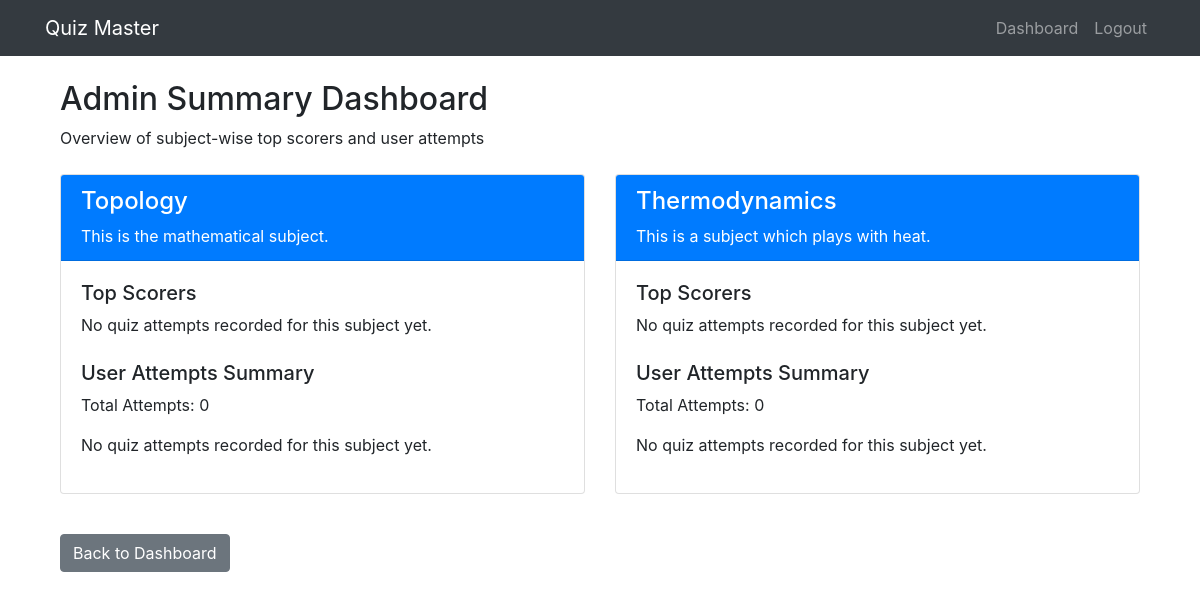
The page /admin/summary (signed in) on the database as committed earlier.
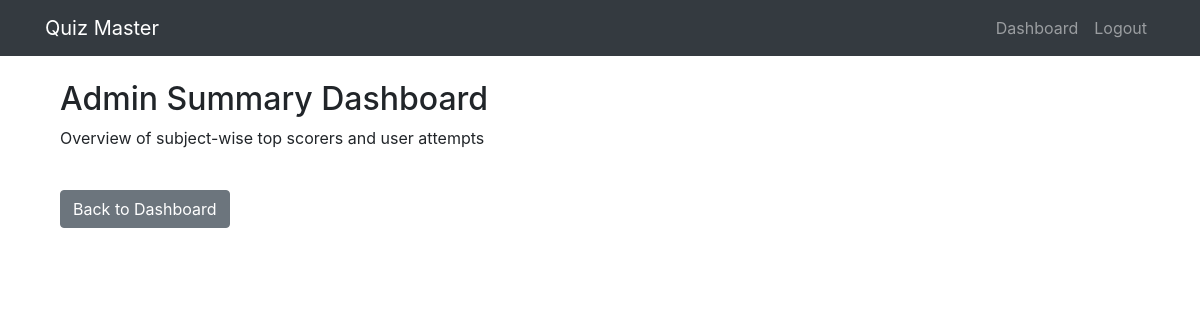
The same page on the database as committed later.
### models/db_setup.py (models this page shows)
class Subject(db.Model):
    id = db.Column(db.Integer, primary_key=True)
    name = db.Column(db.String(100), nullable=False)
    description = db.Column(db.Text)
    chapters = db.relationship('Chapter', backref='subject', lazy=True, cascade="all, delete-orphan")

### controllers/admin.py (the view, shortened to what this page needs)
def admin_summary():
    if not session.get('is_admin'):
        return redirect(url_for('login'))
    subjects = Subject.query.all()
    summary_data = []
    for subject in subjects:
        subject_data = {
            'subject': subject,
            'top_scorers': [],
            'total_attempts': 0,
            'user_attempts': {}
        }
        quiz_ids = []
        for chapter in subject.chapters:
            for quiz in chapter.quizzes:
                quiz_ids.append(quiz.id)
        if not quiz_ids:
            summary_data.append(subject_data)
            continue
    return render_template('admin/summary.html', summary_data=summary_data)

### templates/admin/summary.html (shortened to what this page needs)
{% extends 'base.html' %}
{% block content %}
<div class="container mt-4">
    <h2>Admin Summary Dashboard</h2>
    <p>Overview of subject-wise top scorers and user attempts</p>
    <div class="row mt-4">
        {% for data in summary_data %}
        <div class="col-md-6 mb-4">
            <div class="card">
                <div class="card-header bg-primary text-white">
                    <h4>{{ data.subject.name }}</h4>
                    <p class="mb-0">{{ data.subject.description }}</p>
                </div>
                <div class="card-body">
                    <h5>Top Scorers</h5>
                    {% if data.top_scorers %}
                    <table class="table table-striped">
                        <thead>
                            <tr>
                                <th>Name</th>
                                <th>Username</th>
                                <th>Total Score</th>
                                <th>Attempts</th>
                            </tr>
                        </thead>
                        <tbody>
                            {% for scorer in data.top_scorers %}
                            <tr>
                                <td>{{ scorer.full_name }}</td>
                                <td>{{ scorer.username }}</td>
                                <td>{{ scorer.total_score }}</td>
                                <td>{{ scorer.attempts }}</td>
                            </tr>
                            {% endfor %}
                        </tbody>
                    </table>
                    {% else %}
                    <p>No quiz attempts recorded for this subject yet.</p>
                    {% endif %}
                    <h5 class="mt-4">User Attempts Summary</h5>
                    <p>Total Attempts: {{ data.total_attempts }}</p>
                    {% if data.user_attempts %}
                    <table class="table table-striped">
                        <thead>
                            <tr>
                                <th>Name</th>
                                <th>Username</th>
                                <th>Attempts</th>
                            </tr>
                        </thead>
                        <tbody>
                            {% for user_id, attempt_data in data.user_attempts.items() %}
                            <tr>
                                <td>{{ attempt_data.full_name }}</td>
                                <td>{{ attempt_data.username }}</td>
                                <td>{{ attempt_data.attempts }}</td>
                            </tr>
                            {% endfor %}
                        </tbody>
                    </table>
                    {% else %}
                    <p>No quiz attempts recorded for this subject yet.</p>
                    {% endif %}
                </div>
            </div>
        </div>
        {% endfor %}
    </div>
    <div class="mt-3 mb-5">
        <a href="{{ url_for('admin_dashboard') }}" class="btn btn-secondary">Back to Dashboard</a>
    </div>
</div>
{% endblock %}

Rows that differ between the two databases and show on the page:
removed Subject: subject.name "Topology", subject.description "This is the mathematical subject."
removed Subject: subject.name "Thermodynamics", subject.description "This is a subject which plays with heat."
Other text that changed with them:
list line gone: "Top Scorers No quiz attempts recorded for this subject yet. User Attempts Summary Total Attempts: 0 No quiz attempts recorded for this subject yet."
